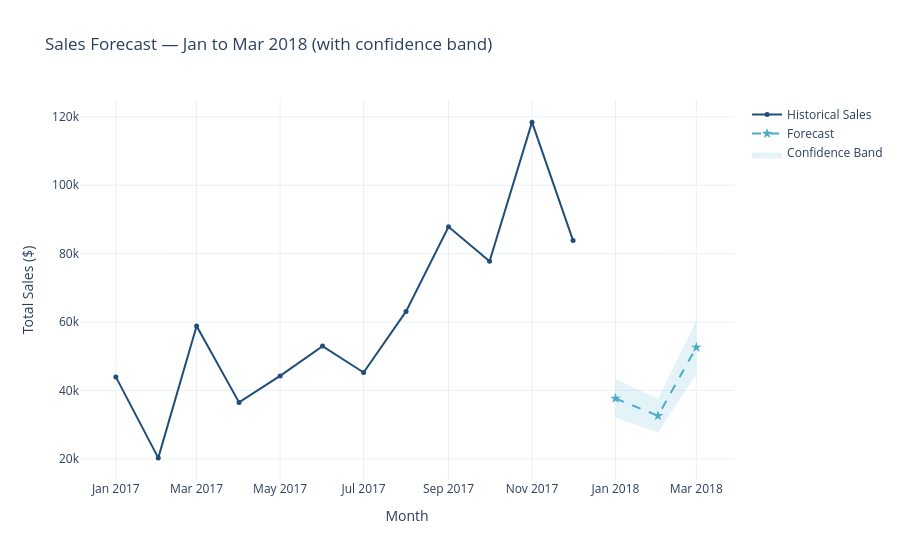

The notebook cell this image was saved under:
### Markdown cell above
## Step 7 — Forecast Visualisation

### Code cell
# Historical actuals for context (last 12 months)
historical = monthly.tail(12)

fig = go.Figure()

# Historical line
fig.add_trace(go.Scatter(
    x=historical["date"], y=historical["sales"],
    mode="lines+markers",
    name="Historical Sales",
    line=dict(color="#1F4E79", width=2),
    marker=dict(size=5)
))

# Forecast line
fig.add_trace(go.Scatter(
    x=forecasts["date"], y=forecasts["predicted_sales"],
    mode="lines+markers",
    name="Forecast",
    line=dict(color="#4BACC6", width=2, dash="dash"),
    marker=dict(size=8, symbol="star")
))

# Confidence band
fig.add_trace(go.Scatter(
    x=pd.concat([forecasts["date"], forecasts["date"][::-1]]),
    y=pd.concat([forecasts["upper_bound"], forecasts["lower_bound"][::-1]]),
    fill="toself",
    fillcolor="rgba(75, 172, 198, 0.15)",
    line=dict(color="rgba(255,255,255,0)"),
    name="Confidence Band",
    showlegend=True
))

fig.update_layout(
    title="Sales Forecast — Jan to Mar 2018 (with confidence band)",
    xaxis_title="Month",
    yaxis_title="Total Sales ($)",
    template=TEMPLATE,
    hovermode="x unified"
)

fig.show()

### Figure 1 — Plotly figure (JSON) as saved in the notebook; plotly's stock layout.template omitted (floating-point values rounded to 4 significant figures)
{"data": [{"line": {"color": "#1F4E79", "width": 2}, "marker": {"size": 5}, "mode": "lines+markers", "name": "Historical Sales", "type": "scatter", "x": ["2017-01-01T00:00:00", "2017-02-01T00:00:00", "2017-03-01T00:00:00", "2017-04-01T00:00:00", "2017-05-01T00:00:00", "2017-06-01T00:00:00", "2017-07-01T00:00:00", "2017-08-01T00:00:00", "2017-09-01T00:00:00", "2017-10-01T00:00:00", "2017-11-01T00:00:00", "2017-12-01T00:00:00"], "y": [43970.0, 20300.0, 58870.0, 36520.0, 44260.0, 52980.0, 45260.0, 63120.0, 87870.0, 77780.0, 118400.0, 83830.0]}, {"line": {"color": "#4BACC6", "dash": "dash", "width": 2}, "marker": {"size": 8, "symbol": "star"}, "mode": "lines+markers", "name": "Forecast", "type": "scatter", "x": ["2018-01-01T00:00:00", "2018-02-01T00:00:00", "2018-03-01T00:00:00"], "y": [37680.0, 32610.0, 52600.0]}, {"fill": "toself", "fillcolor": "rgba(75, 172, 198, 0.15)", "line": {"color": "rgba(255,255,255,0)"}, "name": "Confidence Band", "showlegend": true, "type": "scatter", "x": ["2018-01-01T00:00:00", "2018-02-01T00:00:00", "2018-03-01T00:00:00", "2018-03-01T00:00:00", "2018-02-01T00:00:00", "2018-01-01T00:00:00"], "y": [43330.0, 37500.0, 60490.0, 44710.0, 27720.0, 32030.0]}], "layout": {"hovermode": "x unified", "title": {"text": "Sales Forecast — Jan to Mar 2018 (with confidence band)"}, "xaxis": {"title": {"text": "Month"}}, "yaxis": {"title": {"text": "Total Sales ($)"}}}}
